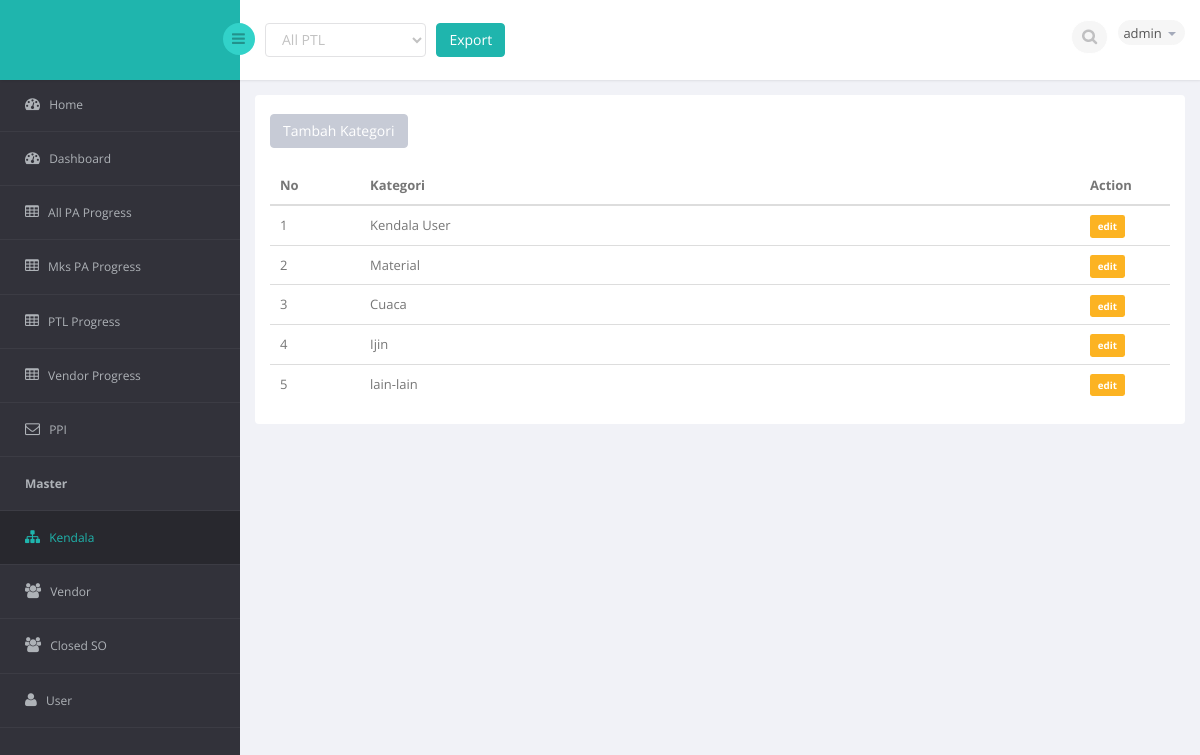
Screenshot of /?modul=kategori_kendala (signed in) with the database file from the repository.
### tables this page shows
CREATE TABLE `m_kategori` (
  `k_id` int(11) NOT NULL AUTO_INCREMENT,
  `k_desc` varchar(200) NOT NULL,
  PRIMARY KEY (`k_id`)
);

### modul/kat_kendala.php (the view, shortened to what this page needs)
<div class="row">
    <div class="col-sm-12">
        <section class="panel">
            <br/>
            <div class="col-md-5">
                <a href="?modul=tambah_kategori"><input type="button" class="btn btn-default" value="Tambah Kategori"></a>
            </div>
            <br/>&nbsp;
            <div class="panel-body">
                <div class="adv-table">
                    <table class=" table table-hover general-table" id="dynamic-table">
                        <thead>
                            <tr>
                                <th style="width:10%;">No </th>
                                <th style="width:80%">Kategori</th>
                                <th>Action</th>
                            </tr>
                        </thead>
                        <tbody>
                            <?php
                                $no = 1;
                                $sql    = "SELECT * FROM m_kategori";
                                $query  = mysqli_query($konek, $sql);
                                while($data = mysqli_fetch_array($query)){ ?>
                                <tr>
                                    <td><?php echo $no ?></td>
                                    <td><?php echo $data['k_desc'];?></td>
                                    <td>
                                        <a href="?modul=edit_kategori&id=<?php echo $data['k_id']?>"><span class="label label-warning label-mini">edit</span></a>
                                    </td>
                                </tr>
                                <?php
                                $no++;
                                }
                            ?>
                        </tbody>
                    </table>
                </div>
            </div>
        </section>
    </div>
</div>

### rows the page displays
m_kategori: k_desc "Kendala User"
m_kategori: k_desc "Material"
m_kategori: k_desc "Cuaca"
m_kategori: k_desc "Ijin"
m_kategori: k_desc "lain-lain"

### other values shown
$_SESSION['unamemon'] "admin"
